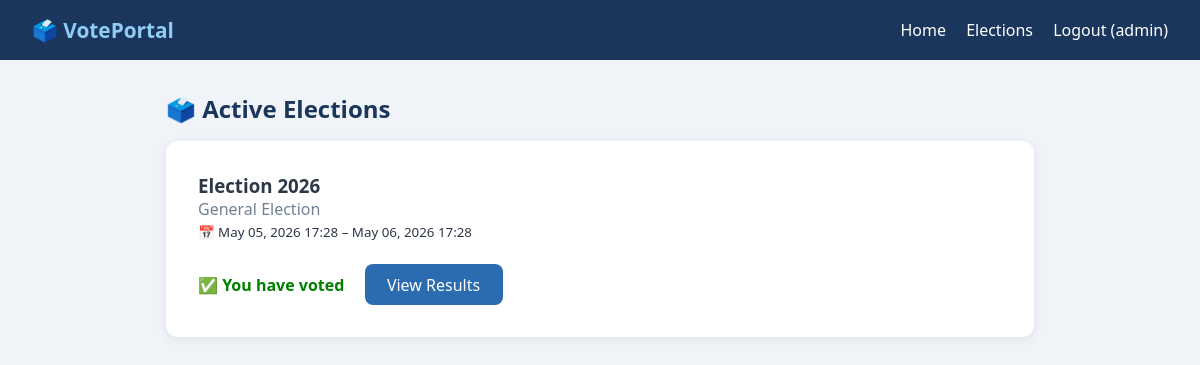
The app's page /vote/ (signed in) with its own data.
### voting/models.py (models this page shows, shortened)
class Election(models.Model):
    title = models.CharField(max_length=200)
    description = models.TextField(blank=True)
    is_active = models.BooleanField(default=True)
    start_date = models.DateTimeField()
    end_date = models.DateTimeField()
    created_at = models.DateTimeField(auto_now_add=True)

### voting/views.py (the view)
# urls.py: path('vote/', views.vote_list, name='vote_list'),
@login_required
def vote_list(request):
    now = timezone.now()
    elections = Election.objects.filter(is_active=True, start_date__lte=now, end_date__gte=now)
    voted_election_ids = Vote.objects.filter(voter=request.user).values_list('election_id', flat=True)
    return render(request, 'voting/vote_list.html', {
        'elections': elections,
        'voted_election_ids': voted_election_ids,
    })

### voting/templates/voting/vote_list.html (shortened to what this page needs)
{% extends 'voting/base.html' %}
{% block content %}
<h2>🗳️ Active Elections</h2>
{% for election in elections %}
<div class="card">
    <h3>{{ election.title }}</h3>
    <p style="color:#718096;">{{ election.description }}</p>
    <p><small>📅 {{ election.start_date|date:"M d, Y H:i" }} – {{ election.end_date|date:"M d, Y H:i" }}</small></p>
    <br>
    {% if election.id in voted_election_ids %}
        <span style="color:green; font-weight:bold;">✅ You have voted</span>
        <a href="{% url 'results' election.id %}" class="btn btn-primary" style="margin-left:1rem;">View Results</a>
    {% else %}
        <a href="{% url 'vote' election.id %}" class="btn btn-success">Vote Now</a>
    {% endif %}
</div>
{% empty %}
<div class="card"><p>No elections are currently open.</p></div>
{% endfor %}
{% endblock %}

### voting/templates/voting/base.html (shortened to what this page needs)
<!DOCTYPE html>
<html lang="en">
<head>
</head>
<body>
<nav>
    <span class="brand">🗳️ VotePortal</span>
    <div>
        <a href="{% url 'home' %}">Home</a>
        {% if user.is_authenticated %}
            <a href="{% url 'vote_list' %}">Elections</a>
            <a href="{% url 'logout' %}">Logout ({{ user.username }})</a>
        {% else %}
            <a href="{% url 'login' %}">Login</a>
            <a href="{% url 'register' %}">Register</a>
        {% endif %}
    </div>
</nav>
<div class="container">
    {% block content %}{% endblock %}
</div>
</body>
</html>

### voting/templates/voting/base.html (style rules this page uses)
* { box-sizing: border-box; margin: 0; padding: 0; }
body { font-family: 'Segoe UI', sans-serif; background: #f0f4f8; color: #2d3748; }
nav { background: #1a365d; padding: 1rem 2rem; display: flex; justify-content: space-between; align-items: center; }
nav a { color: white; text-decoration: none; margin-left: 1rem; font-weight: 500; }
nav .brand { font-size: 1.3rem; font-weight: bold; color: #90cdf4; }
.container { max-width: 900px; margin: 2rem auto; padding: 0 1rem; }
.card { background: white; border-radius: 12px; padding: 2rem; box-shadow: 0 2px 10px rgba(0,0,0,0.08); margin-bottom: 1.5rem; }
.btn { display: inline-block; padding: 0.6rem 1.4rem; border-radius: 8px; border: none; cursor: pointer; font-size: 1rem; text-decoration: none; }
.btn-primary { background: #2b6cb0; color: white; }
h1, h2 { color: #1a365d; margin-bottom: 1rem; }

### records on screen
Election: title "Election 2026", description "General Election", start_date "May 05, 2026 17:28", end_date "May 06, 2026 17:28", shows "✅ You have voted"

### other values on screen
{{ user.username }} "admin"
